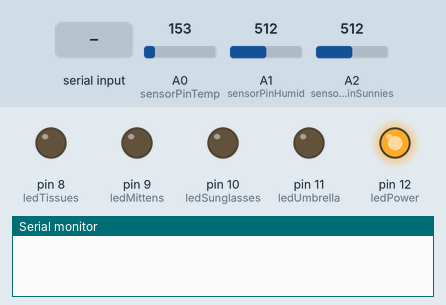
Simulated run of this sketch. Board: Arduino Uno, built with avr-gcc and run on an emulated ATmega328P. Parts: output pins drawn as LEDs (lit = HIGH), the last lines printed to the serial monitor. Inputs (shaded band) come from the test bench; at power-on: A0 (sensorPinTemp) = 153, A2 (sensorPinSunnies) = 512, A1 (sensorPinHumid) = 512.

Above: at 1.2 s.
1.3 s: "90,45\n" received over Serial
At 2.2 s:
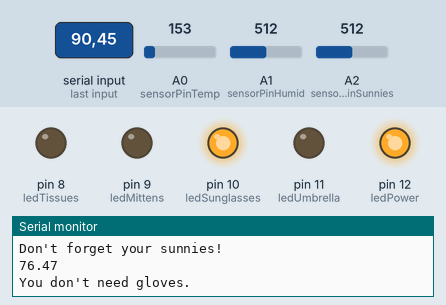
3.1 s: A0 (sensorPinTemp) set to 125
4.6 s: A0 (sensorPinTemp) set to 109
6.1 s: byte 3 (3) received over Serial
At 6.8 s:
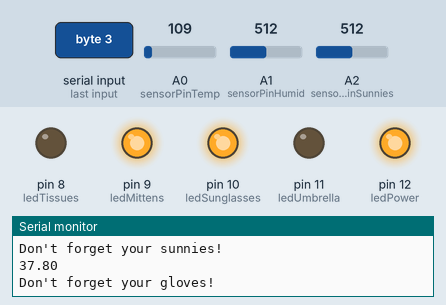
7.9 s: "30,150\n" received over Serial
At 9.4 s:
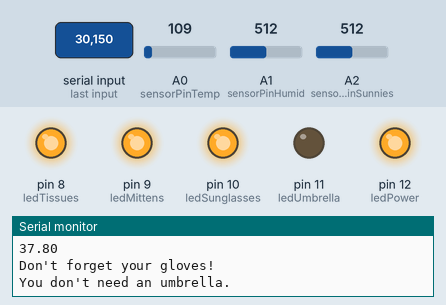
9.7 s: A2 (sensorPinSunnies) set to 118
11.2 s: A2 (sensorPinSunnies) set to 107
Timing chart, 0 to 13.7 s (numbered marks = the images above; inputs shaded):
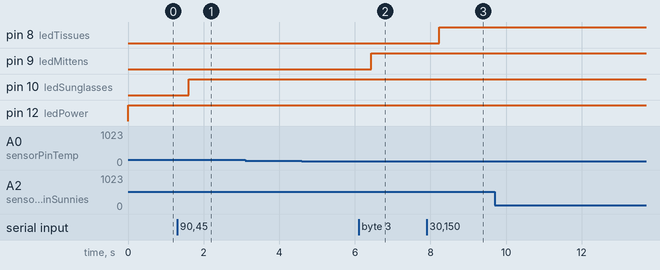

The sketch:

Final_Arduino.ino
```cpp
//LED Pins
int ledUmbrella =  11;      // the number of the LED pin
int ledSunglasses = 10;      // the number of the LED pin
int ledMittens =  9;      // the number of the LED pin
int ledTissues =  8;      // the number of the LED pin
int ledPower =  12;      // the number of the LED pin

//SENSOR INT - TEMP
int sensorPinTemp = A0;

//SENSOR INT - SUNNIES
int sensorPinSunnies = A2;
int sunniesValue = 0;
int newSunniesValue;

//SENSOR INT - HUMID
float sensorPinHumid = A1;
float humidityValue = 0;
float relHumid = 0;


void setup() {
  Serial.begin(9600);

  // set the pin as output:
  pinMode(ledUmbrella, OUTPUT);
  pinMode(ledSunglasses, OUTPUT);
  pinMode(ledMittens, OUTPUT);
  pinMode(ledTissues, OUTPUT);
  pinMode(ledPower, OUTPUT);

}

void loop(){


/////Power Output///////////////////////////////////
  digitalWrite(ledPower, HIGH);

/////Serial Read///////////////////////////////////
  while (Serial.available() == 0);
  int val = Serial.read() - '0';

/////Humidity Input - from http://arduino.cc/forum/index.php/topic,19961.0.html#11///////////////////////////////////
  humidityValue = analogRead(sensorPinHumid);
  relHumid = ((((humidityValue/1023)*5)-0.8)/3.1)*100;
  //Serial.println(relHumid);

  delay(300);

/////Humidty Output
  if (relHumid >= 70)
  {
    Serial.println("Don't forget your umbrella!");
    digitalWrite(ledUmbrella, HIGH);
  }

  if (relHumid = 4)
  {
    Serial.println("You don't need an umbrella.");
    digitalWrite(ledUmbrella, LOW);
  }
/////Sun Input
  sunniesValue = analogRead(sensorPinSunnies);
  newSunniesValue = map(sunniesValue, 0, 1023, 0, 100);
  //Serial.println(newSunniesValue);

/////Sun Output
  if (newSunniesValue >= 20)
  {
    Serial.println("Don't forget your sunnies!");
    digitalWrite(ledSunglasses, HIGH);
  }

  if (newSunniesValue <= 10)
  {
    Serial.println("You don't need your sunnies.");
    digitalWrite(ledSunglasses, LOW);
  }


/////Temp Input - from adafruit tutorial

  // converting reading to voltage
  int readingGloves = analogRead(sensorPinTemp);
  float voltageGloves = readingGloves * 5.0;
  voltageGloves /= 1024.0;

  //convert to Celsius
  float temperatureC = (voltageGloves - 0.5) * 100;

  //convert to Fahrenheight
  float temperatureF = (temperatureC * 9.0 / 5.0) + 32.0;

  Serial.println(temperatureF);

/////Temp Output
  if (temperatureF <= 45)
  {
    Serial.println("Don't forget your gloves!");
    digitalWrite(ledMittens, HIGH);
  }

  if (temperatureF >= 46)
  {
    Serial.println("You don't need gloves.");
    digitalWrite(ledMittens, LOW);
  }


  /////Tissues Output///////////////////////////////////
  if (val == 3)
  {
    digitalWrite(ledTissues, HIGH);
  }

  if (val == 8)
  {
    digitalWrite(ledTissues, LOW);
  }


    Serial.flush();

}
```

Measured:
- after the input at 1.3 s, pin 10 (ledSunglasses): LOW → HIGH after 0.30 s
- after the input at 4.6 s, every drawn part: stays the same
- after the input at 6.1 s, pin 9 (ledMittens): LOW → HIGH after 0.33 s
- after the input at 7.9 s, pin 8 (ledTissues): LOW → HIGH after 0.33 s
- after the input at 11.2 s, every drawn part: stays the same
